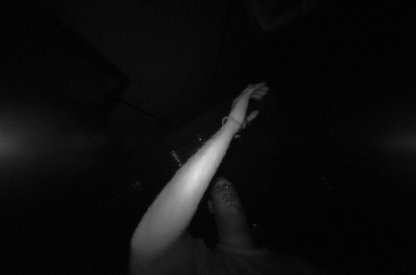
#> input picture task1/in_2.png, 416 x 275 px, found by its file name
$ jupyter execute myfirst.ipynb   (older library calls are emulated)
#> lines starting #> are read from the running program, lines starting #| are printed output that depends on the picture; after the words box and inside, x2 and y2 are one past the last pixel; in counts of white or black regions, pixels touching at a corner belong together
[cell 1]
import cv2
import numpy as np
from PIL import Image

[cell 2]
import matplotlib.pyplot as plt
import matplotlib.image as mpimg

[cell 3]
a = cv2.imread("in_2.png")
#> a is the input picture: shape (275, 416, 3); min 0, max 222, mean 13.6
img1 = a.copy()
img1[:,:,0] = cv2.normalize(a[:,:,0], dst=None, alpha=0, beta=255,norm_type=cv2.NORM_MINMAX, dtype=cv2.CV_8U)
img1[:,:,1] = cv2.normalize(a[:,:,1], dst=None, alpha=0, beta=255,norm_type=cv2.NORM_MINMAX, dtype=cv2.CV_8U)
img1[:,:,2] = cv2.normalize(a[:,:,2], dst=None, alpha=0, beta=255,norm_type=cv2.NORM_MINMAX, dtype=cv2.CV_8U)
g_img = cv2.cvtColor(img1, cv2.COLOR_BGR2GRAY)
uneq_img=g_img
g_img = cv2.equalizeHist(g_img)
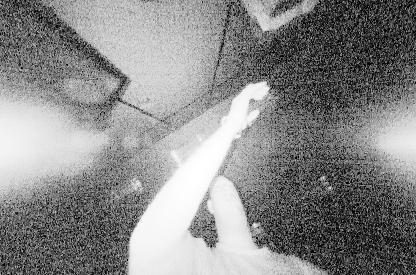
#> g_img: shape (275, 416); min 0, max 255, mean 137.3
#g_img = cv2.normalize(g_img, dst=None, alpha=0, beta=255,norm_type=cv2.NORM_MINMAX, dtype=cv2.CV_8U)

[cell 4]
img = g_img
img2=uneq_img
# Otsu's thresholding after Gaussian filtering
blur = cv2.GaussianBlur(img,(5,5),0)
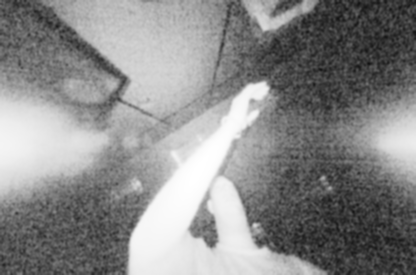
#> blur: shape (275, 416); min 19, max 255, mean 137.3
ret1,th1 = cv2.threshold(blur,0,255,cv2.THRESH_BINARY+cv2.THRESH_OTSU)
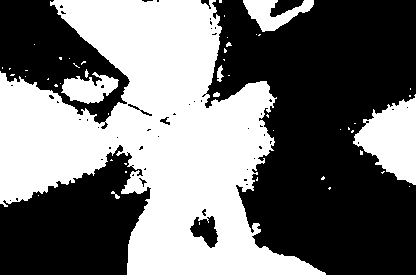
#> th1: shape (275, 416); 45.2% white; 50 white regions (42 under 20 px), largest, box (x1, y1, x2, y2) and area: (0, 0, 326, 275) 45720, (353, 94, 416, 185) 3406, (243, 0, 314, 32) 1102
#> ret1 = 142
blur2 = cv2.GaussianBlur(img2,(5,5),0)
ret2,th2 = cv2.threshold(blur2,0,255,cv2.THRESH_BINARY+cv2.THRESH_OTSU)
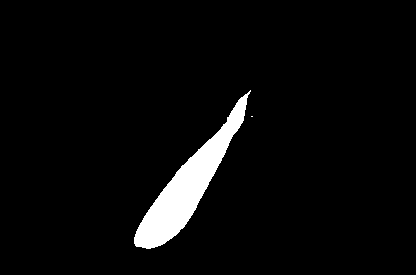
#> th2: shape (275, 416); 4.2% white; 2 white regions (1 under 20 px), largest, box (x1, y1, x2, y2) and area: (134, 90, 251, 249) 4856
#> ret2 = 75
titles = ['Original Image','equ_image','output','equa_input_output']
images = [a,g_img,th2,th1]

for i in range(4):
    plt.subplot(2,2,i+1),plt.imshow(images[i])
    plt.title(titles[i])
    plt.xticks([]),plt.yticks([])

plt.show()

[cell 5]
stretch_near = cv2.resize(th2, (255, 255),
               interpolation = cv2.INTER_NEAREST)
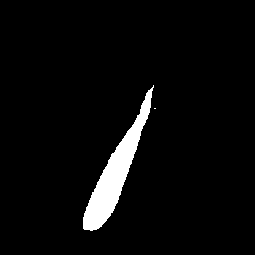
#> stretch_near: shape (255, 255); 4.2% white; 2 white regions (1 under 20 px), largest, box (x1, y1, x2, y2) and area: (83, 85, 154, 231) 2759

$ run again, with task1/in_1.png copied over task1/in_2.png
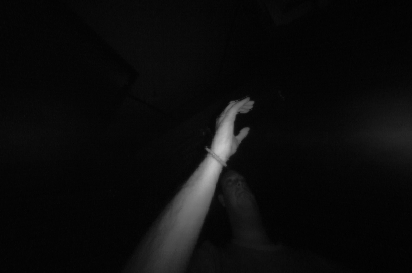
#> input picture task1/in_1.png, 412 x 273 px, found by its file name
#> a is the input picture: shape (273, 412, 3); min 0, max 197, mean 11.8
#> `ret1,th1 = cv2.threshold(blur,0,255,cv2.THRESH_BINARY+cv2.THRESH_OTSU)`:
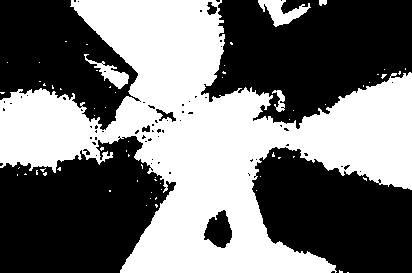
#> th1: shape (273, 412); 45.4% white; 65 white regions (60 under 20 px), largest, box (x1, y1, x2, y2) and area: (0, 0, 412, 273) 49547, (258, 0, 311, 27) 655, (84, 54, 129, 89) 468, (272, 90, 285, 112) 141, (319, 0, 327, 6) 39
#> ret1 = 145
#> th2: shape (273, 412); 3.9% white; 1 white region, box (x1, y1, x2, y2) and area: (161, 98, 253, 258) 4386
#> ret2 = 73
#> `stretch_near = cv2.resize(th2, (255, 255), interpolation = cv2.INTER_N..`:
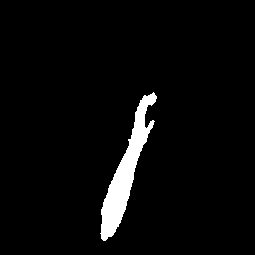
#> stretch_near: shape (255, 255); 3.9% white; 1 white region, box (x1, y1, x2, y2) and area: (100, 92, 157, 241) 2527

$ run again, with task1/in_3.png copied over task1/in_2.png
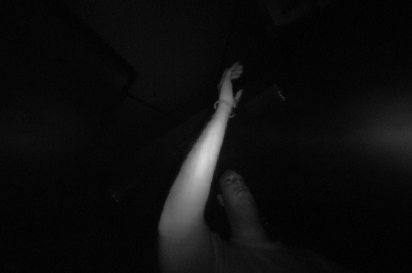
#> input picture task1/in_3.png, 412 x 273 px, found by its file name
#> a is the input picture: shape (273, 412, 3); min 0, max 214, mean 13.6
#> `ret1,th1 = cv2.threshold(blur,0,255,cv2.THRESH_BINARY+cv2.THRESH_OTSU)`:
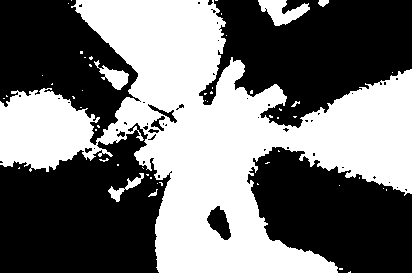
#> th1: shape (273, 412); 45.3% white; 53 white regions (46 under 20 px), largest, box (x1, y1, x2, y2) and area: (0, 0, 412, 273) 49206, (258, 0, 310, 26) 718, (94, 60, 129, 90) 411
#> ret1 = 142
#> th2: shape (273, 412); 3.7% white; 1 white region, box (x1, y1, x2, y2) and area: (161, 77, 235, 237) 4183
#> ret2 = 78
#> `stretch_near = cv2.resize(th2, (255, 255), interpolation = cv2.INTER_N..`:
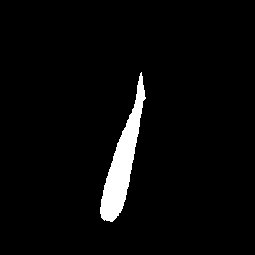
#> stretch_near: shape (255, 255); 3.7% white; 1 white region, box (x1, y1, x2, y2) and area: (100, 72, 146, 222) 2409

$ run again, with task1/in_4.png copied over task1/in_2.png
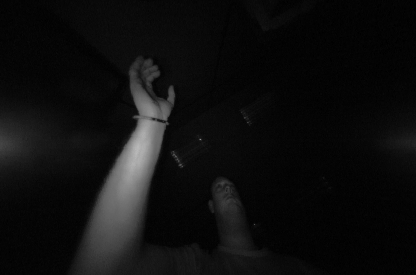
#> input picture task1/in_4.png, 416 x 275 px, found by its file name
#> a is the input picture: shape (275, 416, 3); min 0, max 186, mean 14.5
#> `ret1,th1 = cv2.threshold(blur,0,255,cv2.THRESH_BINARY+cv2.THRESH_OTSU)`:
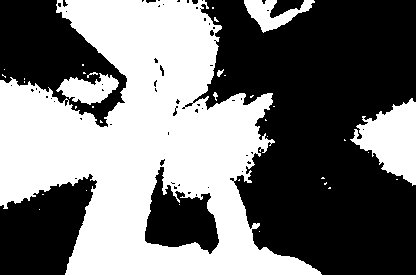
#> th1: shape (275, 416); 45.9% white; 35 white regions (28 under 20 px), largest, box (x1, y1, x2, y2) and area: (0, 0, 322, 275) 46901, (350, 98, 416, 186) 3258, (56, 73, 119, 105) 1130
#> ret1 = 140
#> th2: shape (275, 416); 5.8% white; 6 white regions (2 under 20 px), largest, box (x1, y1, x2, y2) and area: (89, 71, 174, 258) 6421, (0, 136, 11, 151) 111, (147, 72, 158, 81) 44, (145, 67, 155, 73) 20
#> ret2 = 76
#> `stretch_near = cv2.resize(th2, (255, 255), interpolation = cv2.INTER_N..`:
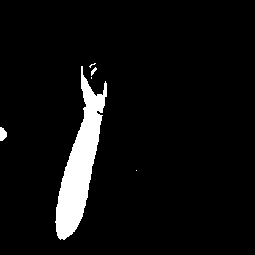
#> stretch_near: shape (255, 255); 5.8% white; 6 white regions (3 under 20 px), largest, box (x1, y1, x2, y2) and area: (55, 66, 107, 240) 3645, (0, 127, 7, 141) 74, (91, 67, 97, 76) 25
